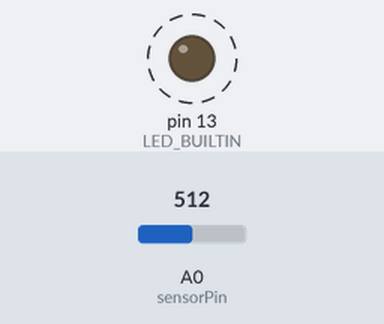
Simulated run of this sketch. Board: Arduino Uno, built with avr-gcc and run on an emulated ATmega328P. Parts: output pins drawn as LEDs (lit = HIGH). Dashed ring = blinking. The inputs (shaded band) are chosen by the test bench; at power-on: A0 (sensorPin) = 512.

Above: at 1.9 s.
2.0 s: A0 (sensorPin) set to 306
At 2.4 s:
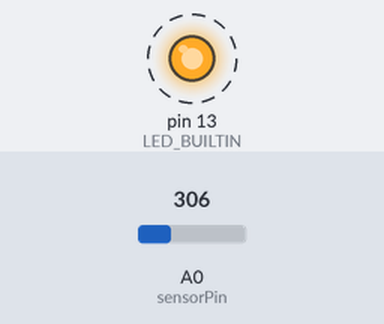
5.5 s: A0 (sensorPin) set to 122
At 5.51 s:
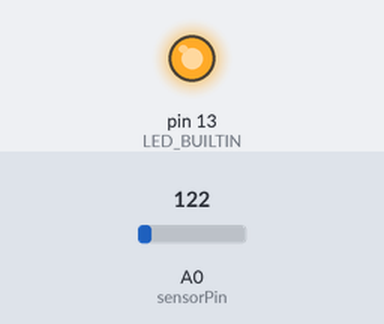
Timing chart, 0 to 15.0 s (numbered marks = the images above; inputs shaded):
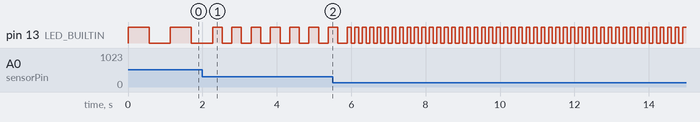

The sketch:

LightLevel.ino
```cpp
const int sensorPin = A0;

const int low = 200;
const int high = 800;

const int minDuration = 100;
const int maxDuration = 1000;

void setup() {
  // put your setup code here, to run once:
  pinMode(LED_BUILTIN, OUTPUT);
}

void loop() {
  // put your main code here, to run repeatedly:
  int delayval = analogRead(sensorPin);
  delayval = map(delayval, low, high, minDuration, maxDuration);
  delayval = constrain(delayval, minDuration, maxDuration);
  digitalWrite(LED_BUILTIN, HIGH);
  delay(delayval);
  digitalWrite(LED_BUILTIN, LOW);
  delay(delayval);
}
```

Measured:
- after the input at 2.0 s, pin 13 (LED_BUILTIN): alternates HIGH for 0.26 s and LOW for 0.26 s, starting after 0.53 s
- by itself, pin 13 (LED_BUILTIN): alternates HIGH for 0.57 s and LOW for 0.57 s
